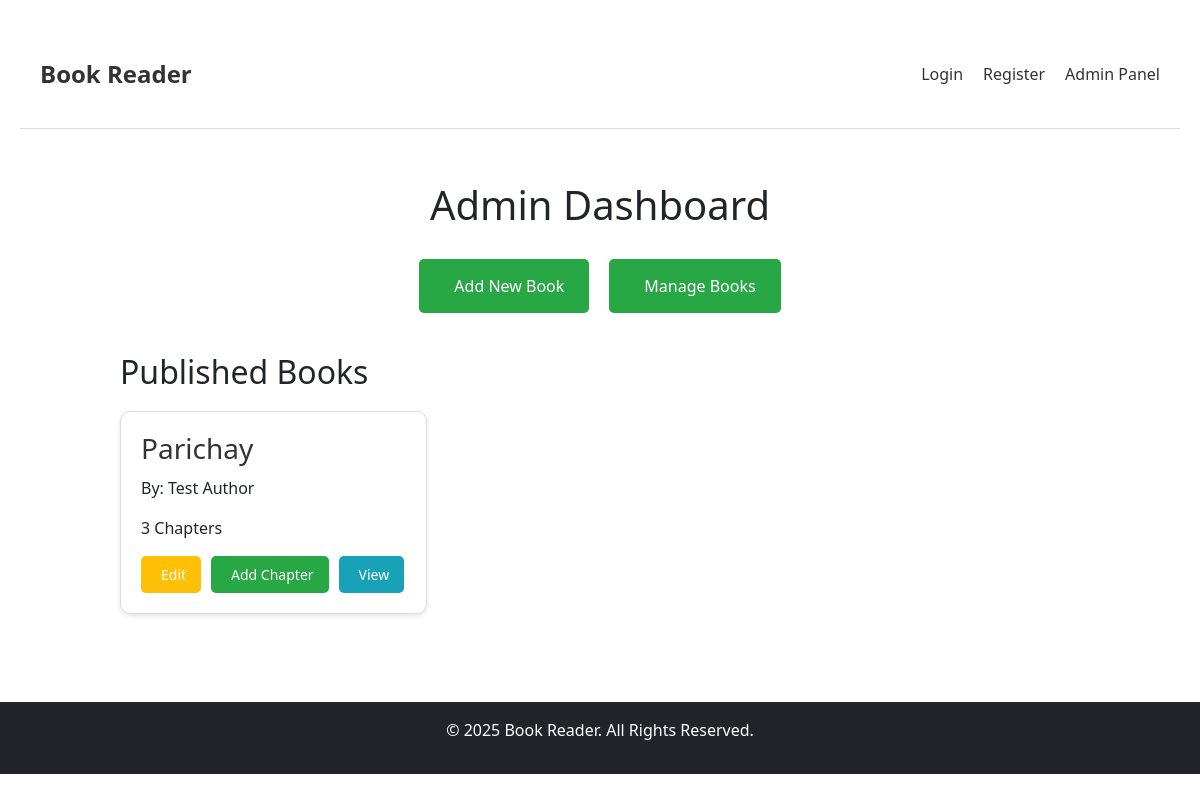
The page /admin_dashboard (signed in) on the database its author committed.
### models.py (models this page shows)
class Book(db.Model):
    id = db.Column(db.Integer, primary_key=True)
    title = db.Column(db.String(200), nullable=False)
    author = db.Column(db.String(100))
    content = db.Column(db.Text)
    chapters = db.relationship('Chapter', backref='book', lazy=True, order_by="Chapter.created_date")
    category = db.Column(db.String(50))
    cover_image = db.Column(db.String(200))
    published_date = db.Column(db.Date)
    rating = db.Column(db.Float, default=0.0)
    total_ratings = db.Column(db.Integer, default=0)

### app.py (the view)
@app.route("/admin_dashboard")
def admin_dashboard():
    if 'admin_id' not in session:
        flash("Please login as admin first", "warning")
        return redirect(url_for("admin_login"))
    books = Book.query.all()
    return render_template("admin_dashboard.html", books=books)

### app.py (called while the page is built)
@app.context_processor
def utility_processor():
    return {
        'get_user': get_current_user
    }

### templates/admin_dashboard.html (shortened to what this page needs)
{% extends "base.html" %}
{% block content %}
<div class="admin-dashboard">
    <div class="dashboard-header">
        <h1>Admin Dashboard</h1>
    </div>
    <div class="admin-actions">
        <a href="{{ url_for('add_book') }}" class="admin-action-btn">
            Add New Book
        </a>
        <a href="{{ url_for('manage_books') }}" class="admin-action-btn">
            Manage Books
        </a>
    </div>
    <div class="books-overview">
        <h2>Published Books</h2>
        <div class="books-grid">
            {% for book in books %}
            <div class="book-card">
                <div class="book-info">
                    <h3>{{ book.title }}</h3>
                    <p class="author">By: {{ book.author }}</p>
                    <p class="chapters">{{ book.chapters|length }} Chapters</p>
                </div>
                <div class="book-actions">
                    <a href="{{ url_for('edit_book', id=book.id) }}" class="edit-btn">
                         Edit
                    </a>
                    <a href="{{ url_for('add_chapter', book_id=book.id) }}" class="add-chapter-btn">
                         Add Chapter
                    </a>
                    <a href="{{ url_for('read_book', id=book.id) }}" class="view-btn">
                         View
                    </a>
                </div>
            </div>
            {% endfor %}
        </div>
    </div>
</div>
{% endblock %}

### static/style.css (style rules this page uses)
.book-card { border: 1px solid #ddd; padding: 15px; border-radius: 8px; }
.admin-dashboard { max-width: 1000px; margin: 0 auto; padding: 20px; }
.dashboard-header { margin-bottom: 30px; text-align: center; }
.admin-actions { display: flex; gap: 20px; margin-bottom: 30px; justify-content: center; }
.admin-action-btn { display: flex; align-items: center; gap: 10px; padding: 15px 25px; background: #28a745; color: white; text-decoration: none; border-radius: 5px; transition: background 0.3s; }
.edit-btn, .delete-btn { padding: 5px 10px; border-radius: 3px; color: white; text-decoration: none; font-size: 14px; }
.edit-btn { background: #ffc107; }
.view-btn { background: #17a2b8; padding: 5px 10px; border-radius: 3px; color: white; text-decoration: none; font-size: 14px; }

### templates/admin_dashboard.html (style rules this page uses)
.books-overview { margin-top: 40px; }
.books-grid { display: grid; grid-template-columns: repeat(auto-fill, minmax(300px, 1fr)); gap: 20px; margin-top: 20px; }
.book-card { background: white; padding: 20px; border-radius: 10px; box-shadow: 0 2px 5px rgba(0,0,0,0.1); }
.book-info h3 { margin: 0 0 10px 0; color: #333; }
.book-actions { display: flex; gap: 10px; margin-top: 15px; }
.edit-btn, .add-chapter-btn, .view-btn { display: inline-flex; align-items: center; gap: 5px; padding: 8px 15px; border-radius: 5px; text-decoration: none; color: white; font-size: 14px; }
.edit-btn { background: #ffc107; }
.add-chapter-btn { background: #28a745; }
.view-btn { background: #17a2b8; }

### rows shown on the page
Book: title "Parichay", author "Test Author", chapters|length "3"
